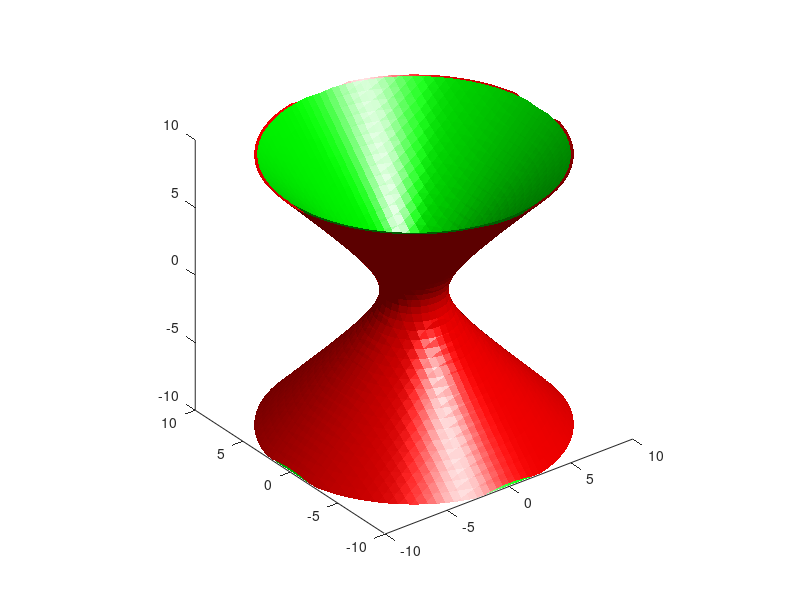

This figure's MATLAB source:
clear all;
close all;
[X,Y,Z] = meshgrid(-10:0.5:10,-10:0.5:10,-10:0.5:10);
a=1;
b=1;
c=1;
V = X.^2/a^2 + Y.^2/b^2 - Z.^2/c^2;
p1=patch(isosurface(X,Y,Z,V,1)); 
hold on
p2=patch(isosurface(X,Y,Z,V,5));
set(p1,'FaceColor','green','EdgeColor','none');
set(p2,'FaceColor','red','EdgeColor','none');
daspect([1 1 1])
view(3);
camlight